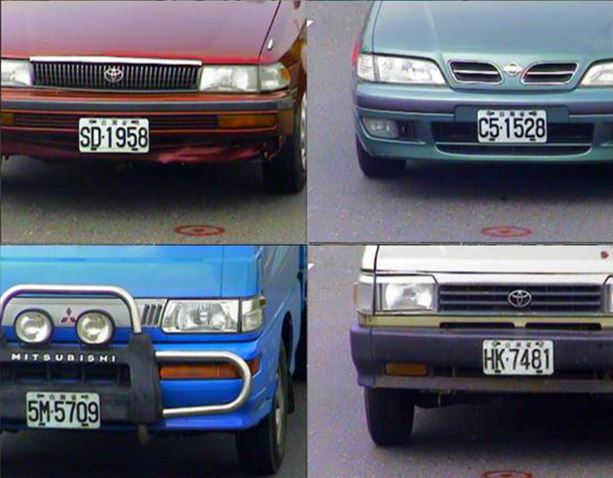
#> input picture car.jpg, 613 x 478 px
$ python LicensePlateExtraction.py
#> lines starting #> are read from the running program, lines starting #| are printed output that depends on the picture; after the words box and inside, x2 and y2 are one past the last pixel; in counts of white or black regions, pixels touching at a corner belong together
### Functions.py
import math
import cv2


class ifChar:
    # this function contains some operations used by various function in the code
    def __init__(self, cntr):
        self.contour = cntr

        self.boundingRect = cv2.boundingRect(self.contour)

        [x, y, w, h] = self.boundingRect

        self.boundingRectX = x
        self.boundingRectY = y
        self.boundingRectWidth = w
        self.boundingRectHeight = h

        self.boundingRectArea = self.boundingRectWidth * self.boundingRectHeight

        self.centerX = (self.boundingRectX + self.boundingRectX + self.boundingRectWidth) / 2
        self.centerY = (self.boundingRectY + self.boundingRectY + self.boundingRectHeight) / 2

        self.diagonalSize = math.sqrt((self.boundingRectWidth ** 2) + (self.boundingRectHeight ** 2))

        self.aspectRatio = float(self.boundingRectWidth) / float(self.boundingRectHeight)


class PossiblePlate:

    def __init__(self):
        self.Plate = None
        self.Grayscale = None
        self.Thresh = None

        self.rrLocationOfPlateInScene = None

        self.strChars = ""


# this function is a 'first pass' that does a rough check on a contour to see if it could be a char
def checkIfChar(possibleChar):
    if (possibleChar.boundingRectArea > 80 and possibleChar.boundingRectWidth > 2
            and possibleChar.boundingRectHeight > 8 and 0.25 < possibleChar.aspectRatio < 1.0):

        return True
    else:
        return False


# check the center distance between characters
def distanceBetweenChars(firstChar, secondChar):
    x = abs(firstChar.centerX - secondChar.centerX)
    y = abs(firstChar.centerY - secondChar.centerY)

    return math.sqrt((x ** 2) + (y ** 2))


# use basic trigonometry (SOH CAH TOA) to calculate angle between chars
def angleBetweenChars(firstChar, secondChar):
    adjacent = float(abs(firstChar.centerX - secondChar.centerX))
    opposite = float(abs(firstChar.centerY - secondChar.centerY))

    # check to make sure we do not divide by zero if the center X positions are equal
    # float division by zero will cause a crash in Python
    if adjacent != 0.0:
        angleInRad = math.atan(opposite / adjacent)
    else:
        angleInRad = 1.5708

    # calculate angle in degrees
    angleInDeg = angleInRad * (180.0 / math.pi)

    return angleInDeg

### LicensePlateExtraction.py
import cv2
import numpy as np
import math
import Functions

img = cv2.imread("car.jpg")
#> img is the input picture: shape (478, 613, 3); mean B, G, R 109.2, 96.4, 93.9

# hsv transform - value = gray image
hsv = cv2.cvtColor(img, cv2.COLOR_BGR2HSV)
#> hsv: shape (478, 613, 3); mean H, S, V 106, 78, 114.6
hue, saturation, value = cv2.split(hsv)
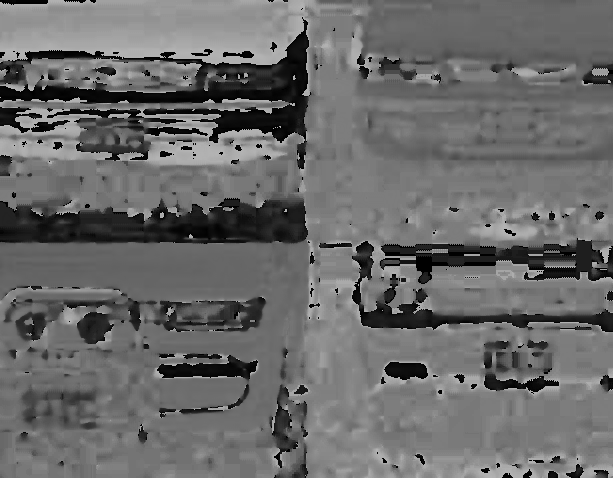
#> hue: shape (478, 613); min 0, max 179, mean 106
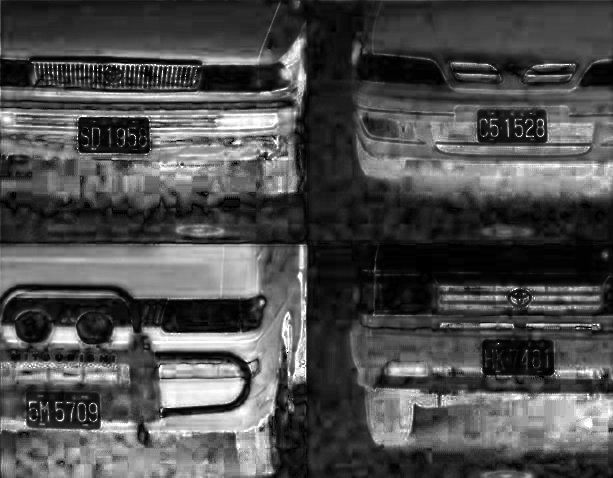
#> saturation: shape (478, 613); min 0, max 255, mean 78

# kernel to use for morphological operations
kernel = cv2.getStructuringElement(cv2.MORPH_RECT, (3, 3))

# applying topHat/blackHat operations
topHat = cv2.morphologyEx(value, cv2.MORPH_TOPHAT, kernel)
blackHat = cv2.morphologyEx(value, cv2.MORPH_BLACKHAT, kernel)

# add and subtract between morphological operations
add = cv2.add(value, topHat)
subtract = cv2.subtract(add, blackHat)
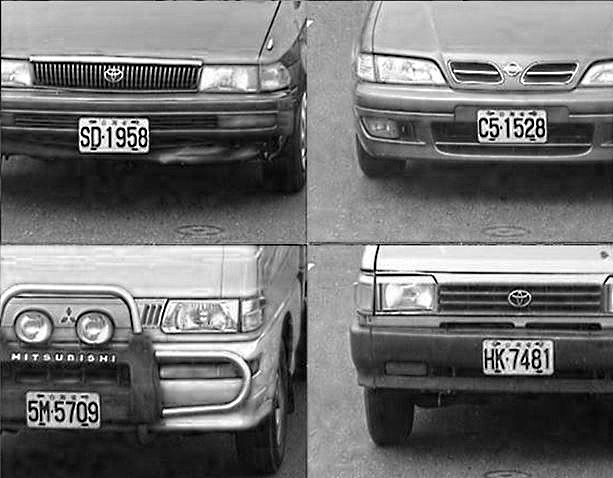
#> subtract: shape (478, 613); min 0, max 255, mean 114.2

# applying gaussian blur on subtract image
blur = cv2.GaussianBlur(subtract, (5, 5), 0)

# thresholding
thresh = cv2.adaptiveThreshold(blur, 255, cv2.ADAPTIVE_THRESH_GAUSSIAN_C, cv2.THRESH_BINARY_INV, 19, 9)
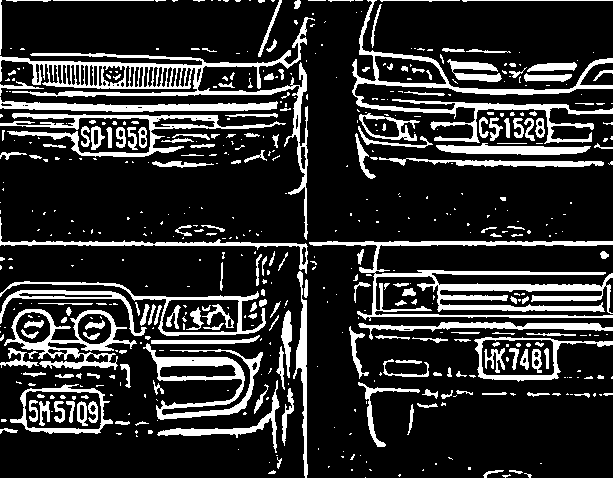
#> thresh: shape (478, 613); 18.5% white; 541 white regions (344 under 20 px)
cv2.imshow("thresh", thresh)

# find contours
contours, hierarchy = cv2.findContours(thresh, cv2.RETR_LIST, cv2.CHAIN_APPROX_SIMPLE)
#> contours = 616 contours, 427 with area under 20; largest, box (x1, y1, x2, y2) and area: (0, 17, 315, 240) 6514, (352, 0, 613, 144) 4856, (309, 241, 613, 321) 4678, (4, 309, 137, 370) 3648, (10, 384, 113, 434) 3506

# get height and width
height, width = thresh.shape

# create a numpy array with shape given by threshed image value dimensions
imageContours = np.zeros((height, width, 3), dtype=np.uint8)

# list and counter of possible chars
possibleChars = []
countOfPossibleChars = 0

# loop to check if any (possible) char is found
for i in range(0, len(contours)):

    # draw contours based on actual found contours of thresh image
    cv2.drawContours(imageContours, contours, i, (255, 255, 255))
    # retrieve a possible char by the result ifChar class give us
    possibleChar = Functions.ifChar(contours[i])

    # by computing some values (area, width, height, aspect ratio) possibleChars list is being populated
    if Functions.checkIfChar(possibleChar) is True:
        countOfPossibleChars = countOfPossibleChars + 1
        possibleChars.append(possibleChar)
#> this loop made 616 passes
#> (x in ifChar, y in ifChar, w in ifChar, h in ifChar) on passes 42, 47: (79, 404, 6, 17), (88, 401, 10, 22)
#> imageContours: shape (478, 613, 3); 10.1% white in thin lines or dots

imageContours = np.zeros((height, width, 3), np.uint8)

ctrs = []

# populating ctrs list with each char of possibleChars
for char in possibleChars:
    ctrs.append(char.contour)
#> this loop made 66 passes

# using values from ctrs to draw new contours
cv2.drawContours(imageContours, ctrs, -1, (255, 255, 255))
#> imageContours: shape (478, 613, 3); 1.3% white in thin lines or dots, all inside (x1, y1, x2, y2) = (29, 0, 545, 447)

plates_list = []
listOfListsOfMatchingChars = []

for possibleC in possibleChars:

    # the purpose of this function is, given a possible char and a big list of possible chars,
    # find all chars in the big list that are a match for the single possible char, and return those matching chars as a list
    def matchingChars(possibleC, possibleChars):
        listOfMatchingChars = []

        # if the char we attempting to find matches for is the exact same char as the char in the big list we are currently checking
        # then we should not include it in the list of matches b/c that would end up double including the current char
        # so do not add to list of matches and jump back to top of for loop
        for possibleMatchingChar in possibleChars:
            if possibleMatchingChar == possibleC:
                continue

            # compute stuff to see if chars are a match
            distanceBetweenChars = Functions.distanceBetweenChars(possibleC, possibleMatchingChar)

            angleBetweenChars = Functions.angleBetweenChars(possibleC, possibleMatchingChar)

            changeInArea = float(abs(possibleMatchingChar.boundingRectArea - possibleC.boundingRectArea)) / float(
                possibleC.boundingRectArea)

            changeInWidth = float(abs(possibleMatchingChar.boundingRectWidth - possibleC.boundingRectWidth)) / float(
                possibleC.boundingRectWidth)

            changeInHeight = float(abs(possibleMatchingChar.boundingRectHeight - possibleC.boundingRectHeight)) / float(
                possibleC.boundingRectHeight)

            # check if chars match
            if distanceBetweenChars < (possibleC.diagonalSize * 5) and \
                    angleBetweenChars < 12.0 and \
                    changeInArea < 0.5 and \
                    changeInWidth < 0.8 and \
                    changeInHeight < 0.2:
                listOfMatchingChars.append(possibleMatchingChar)

        return listOfMatchingChars


    # here we are re-arranging the one big list of chars into a list of lists of matching chars
    # the chars that are not found to be in a group of matches do not need to be considered further
    listOfMatchingChars = matchingChars(possibleC, possibleChars)

    listOfMatchingChars.append(possibleC)

    # if current possible list of matching chars is not long enough to constitute a possible plate
    # jump back to the top of the for loop and try again with next char
    if len(listOfMatchingChars) < 3:
        continue

    # here the current list passed test as a "group" or "cluster" of matching chars
    listOfListsOfMatchingChars.append(listOfMatchingChars)

    # remove the current list of matching chars from the big list so we don't use those same chars twice,
    # make sure to make a new big list for this since we don't want to change the original big list
    listOfPossibleCharsWithCurrentMatchesRemoved = list(set(possibleChars) - set(listOfMatchingChars))

    recursiveListOfListsOfMatchingChars = []

    for recursiveListOfMatchingChars in recursiveListOfListsOfMatchingChars:
        listOfListsOfMatchingChars.append(recursiveListOfMatchingChars)

    break
#> this loop made 2 passes

imageContours = np.zeros((height, width, 3), np.uint8)

for listOfMatchingChars in listOfListsOfMatchingChars:
    contoursColor = (255, 0, 255)

    contours = []

    for matchingChar in listOfMatchingChars:
        contours.append(matchingChar.contour)

    cv2.drawContours(imageContours, contours, -1, contoursColor)
#> this loop made 1 pass
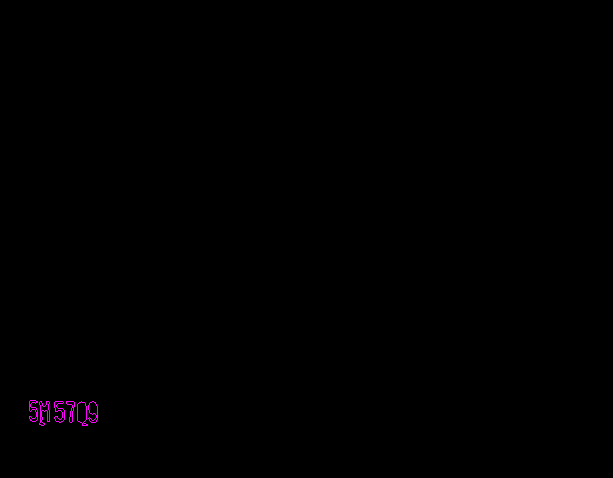
#> imageContours: shape (478, 613, 3); mean of channels 0, 1, 2 0.4, 0, 0.4; drawn as B, G, R

# cv2.imshow("finalContours", imageContours)
# cv2.imwrite(temp_folder + '10 - finalContours.png', imageContours)

for listOfMatchingChars in listOfListsOfMatchingChars:
    possiblePlate = Functions.PossiblePlate()

    # sort chars from left to right based on x position
    listOfMatchingChars.sort(key=lambda matchingChar: matchingChar.centerX)

    # calculate the center point of the plate
    plateCenterX = (listOfMatchingChars[0].centerX + listOfMatchingChars[len(listOfMatchingChars) - 1].centerX) / 2.0
    plateCenterY = (listOfMatchingChars[0].centerY + listOfMatchingChars[len(listOfMatchingChars) - 1].centerY) / 2.0

    plateCenter = plateCenterX, plateCenterY

    # calculate plate width and height
    plateWidth = int((listOfMatchingChars[len(listOfMatchingChars) - 1].boundingRectX + listOfMatchingChars[
        len(listOfMatchingChars) - 1].boundingRectWidth - listOfMatchingChars[0].boundingRectX) * 1.3)

    totalOfCharHeights = 0

    for matchingChar in listOfMatchingChars:
        totalOfCharHeights = totalOfCharHeights + matchingChar.boundingRectHeight

    averageCharHeight = totalOfCharHeights / len(listOfMatchingChars)

    plateHeight = int(averageCharHeight * 1.5)

    # calculate correction angle of plate region
    opposite = listOfMatchingChars[len(listOfMatchingChars) - 1].centerY - listOfMatchingChars[0].centerY

    hypotenuse = Functions.distanceBetweenChars(listOfMatchingChars[0],
                                                listOfMatchingChars[len(listOfMatchingChars) - 1])
    correctionAngleInRad = math.asin(opposite / hypotenuse)
    correctionAngleInDeg = correctionAngleInRad * (180.0 / math.pi)

    # pack plate region center point, width and height, and correction angle into rotated rect member variable of plate
    possiblePlate.rrLocationOfPlateInScene = (tuple(plateCenter), (plateWidth, plateHeight), correctionAngleInDeg)

    # get the rotation matrix for our calculated correction angle
    rotationMatrix = cv2.getRotationMatrix2D(tuple(plateCenter), correctionAngleInDeg, 1.0)

    height, width, numChannels = img.shape

    # rotate the entire image
    imgRotated = cv2.warpAffine(img, rotationMatrix, (width, height))

    # crop the image/plate detected
    imgCropped = cv2.getRectSubPix(imgRotated, (plateWidth, plateHeight), tuple(plateCenter))

    # copy the cropped plate image into the applicable member variable of the possible plate
    possiblePlate.Plate = imgCropped

    # populate plates_list with the detected plate
    if possiblePlate.Plate is not None:
        plates_list.append(possiblePlate)

    # draw a ROI on the original image
    for i in range(0, len(plates_list)):
        # finds the four vertices of a rotated rect - it is useful to draw the rectangle.
        p2fRectPoints = cv2.boxPoints(plates_list[i].rrLocationOfPlateInScene)

        # roi rectangle colour
        rectColour = (0, 255, 0)

        cv2.line(imageContours, tuple(p2fRectPoints[0]), tuple(p2fRectPoints[1]), rectColour, 2)
        cv2.line(imageContours, tuple(p2fRectPoints[1]), tuple(p2fRectPoints[2]), rectColour, 2)
        cv2.line(imageContours, tuple(p2fRectPoints[2]), tuple(p2fRectPoints[3]), rectColour, 2)
        cv2.line(imageContours, tuple(p2fRectPoints[3]), tuple(p2fRectPoints[0]), rectColour, 2)

        cv2.line(img, tuple(p2fRectPoints[0]), tuple(p2fRectPoints[1]), rectColour, 2)
        cv2.line(img, tuple(p2fRectPoints[1]), tuple(p2fRectPoints[2]), rectColour, 2)
        cv2.line(img, tuple(p2fRectPoints[2]), tuple(p2fRectPoints[3]), rectColour, 2)
        cv2.line(img, tuple(p2fRectPoints[3]), tuple(p2fRectPoints[0]), rectColour, 2)

        cv2.imshow("detectedOriginal", img)
#> this loop made 1 pass
#> pass 1, `imgRotated = cv2.warpAffine(img, rotationMatrix, (width, height))`:
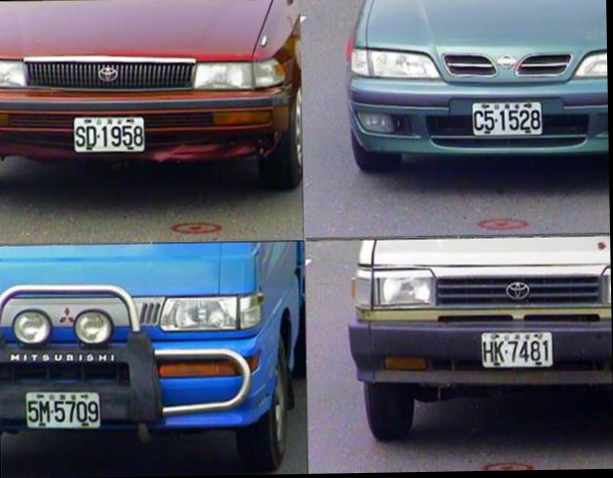
#> imgRotated: shape (478, 613, 3); mean B, G, R 107.2, 94.5, 92.1
#> after the loop:
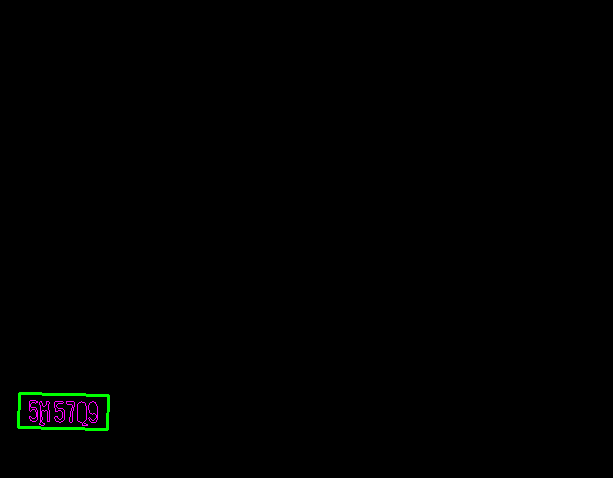
#> imageContours: shape (478, 613, 3); 0.25% of pixels changed, all inside (x1, y1, x2, y2) = (17, 392, 110, 431); drawn as B, G, R

cv2.waitKey(0)
cv2.destroyAllWindows()

$ run again, with Ariana.jpg copied over car.jpg
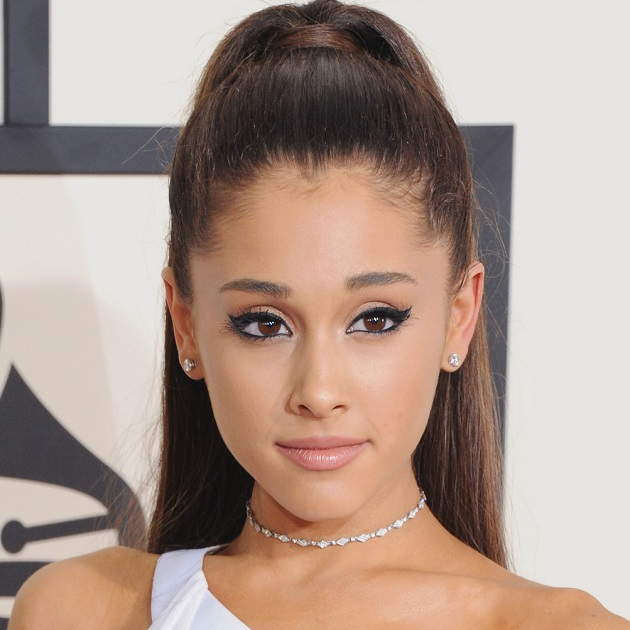
#> input picture Ariana.jpg, 630 x 630 px
#> img is the input picture: shape (630, 630, 3); mean B, G, R 142.4, 153.3, 174.1
#> hsv: shape (630, 630, 3); mean H, S, V 27.3, 53, 174.7
#> `thresh = cv2.adaptiveThreshold(blur, 255, cv2.ADAPTIVE_THRESH_GAUSSIAN..`:
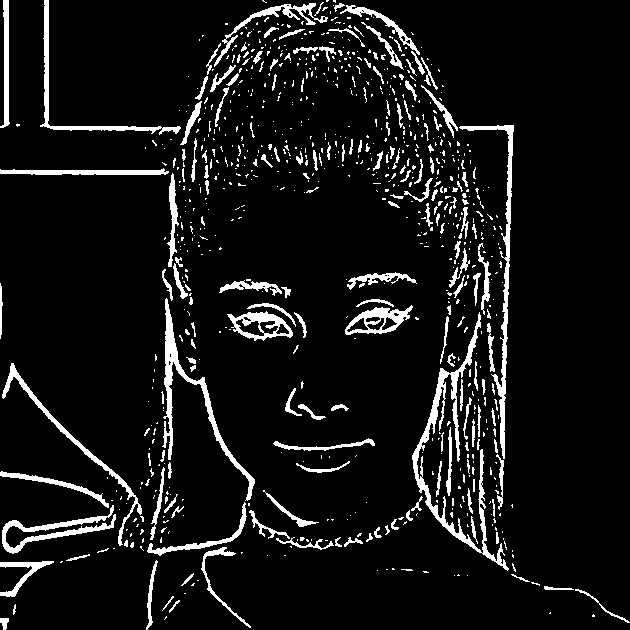
#> thresh: shape (630, 630); 8% white; 831 white regions (650 under 20 px)
#> contours = 864 contours, 740 with area under 20; largest, box (x1, y1, x2, y2) and area: (412, 312, 509, 571) 2064, (162, 298, 255, 501) 1570, (459, 125, 514, 459) 1374, (227, 311, 293, 341) 1180, (345, 305, 413, 335) 1122
#> the loop `for i in range(0, len(contours)):` made 864 passes
#> (x in ifChar, y in ifChar, w in ifChar, h in ifChar) on passes 1, 5, 6, 7, 9, 10, 12, 16: (0, 618, 9, 12), (13, 604, 3, 11), (169, 600, 11, 13), (162, 596, 12, 15), (575, 589, 55, 34), (544, 586, 30, 4), (531, 582, 9, 4), (511, 574, 19, 8)
#> the loop `for char in possibleChars:` made 54 passes
#> `cv2.drawContours(imageContours, ctrs, -1, (255, 255, 255))`:
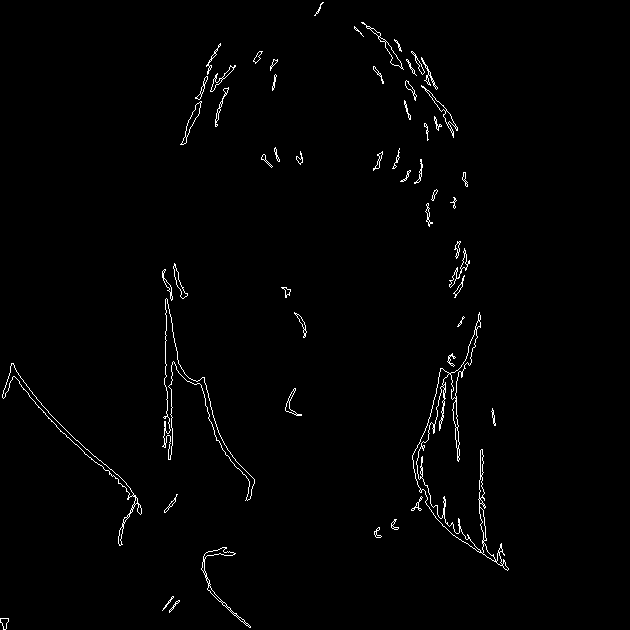
#> imageContours: shape (630, 630, 3); 1.3% white in thin lines or dots, all inside (x1, y1, x2, y2) = (0, 2, 509, 630)
#> the loop `for possibleC in possibleChars:` made 54 passes
